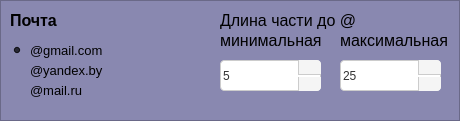
  <widget class="QFrame" name="frameSurname_3">
   <property name="geometry">
    <rect>
     <x>0</x>
     <y>520</y>
     <width>460</width>
     <height>121</height>
    </rect>
   </property>
   <property name="styleSheet">
    <string notr="true">background-color: rgb(137, 136, 176);</string>
   </property>
   <property name="frameShape">
    <enum>QFrame::Shape::StyledPanel</enum>
   </property>
   <property name="frameShadow">
    <enum>QFrame::Shadow::Raised</enum>
   </property>
   <widget class="QLabel" name="label_17">
    <property name="geometry">
     <rect>
      <x>10</x>
      <y>10</y>
      <width>141</width>
      <height>21</height>
     </rect>
    </property>
    <property name="font">
     <font>
      <family>Yu Gothic UI</family>
      <pointsize>12</pointsize>
      <bold>true</bold>
     </font>
    </property>
    <property name="styleSheet">
     <string notr="true">background-color: transparent;
border: none;</string>
    </property>
    <property name="text">
     <string>Почта</string>
    </property>
   </widget>
   <widget class="QSpinBox" name="spinBoxEmailMin">
    <property name="geometry">
     <rect>
      <x>220</x>
      <y>60</y>
      <width>101</width>
      <height>31</height>
     </rect>
    </property>
    <property name="styleSheet">
     <string notr="true">/* Общий стиль для SpinBox */QSpinBox {
    padding-right: 24px; /* Освобождаем место справа, чтобы текст и поле НЕ наслаивались на стрелочки */
    border: 1px solid #cccccc;
    border-radius: 4px;
    background-color: #ffffff;
    selection-background-color: rgb(111, 111, 166);
    color: #333333;
}

/* Кнопка &quot;Вверх&quot; (располагаем в верхнем правом углу) */
QSpinBox::up-button {
    subcontrol-origin: border;
    subcontrol-position: top right; 
    width: 22px;
    height: 14px; /* Половина высоты с небольшим запасом */
    border-left: 1px solid #cccccc;
    border-bottom: 1px solid #cccccc;
    background: #f5f5f5;
    border-top-right-radius: 4px;
}

/* Кнопка &quot;Вниз&quot; (располагаем в нижнем правом углу) */
QSpinBox::down-button {
    subcontrol-origin: border;
    subcontrol-position: bottom right;
    width: 22px;
    height: 14px;
    border-left: 1px solid #cccccc;
    background: #f5f5f5;
    border-bottom-right-radius: 4px;
}

/* Стили при наведении на кнопки */
QSpinBox::up-button:hover, QSpinBox::down-button:hover {
    background: #e0e0e0;
}

/* Стили при клике */
QSpinBox::up-button:pressed, QSpinBox::down-button:pressed {
    background: #cdcdcd;
}

/* Отрисовка самих стрелочек внутри кнопок (рисуем встроенными стрелками Qt) */
QSpinBox::up-arrow {
    image: url(none); /* Если у тебя есть свои иконки, укажи путь тут */
    width: 7px;
    height: 7px;
}

QSpinBox::up-arrow {
    image: url(none); /* Отключаем поиск картинки */
    content: &quot;▲&quot;;     /* Вставляем текстовый треугольник вверх */
    font-size: 9px;   /* Подбираем размер стрелочки */
    color: rgb(31, 31, 31);   /* Цвет стрелочки */
}

QSpinBox::down-arrow {
    image: url(none); /* Отключаем поиск картинки */
    content: &quot;▼&quot;;     /* Вставляем текстовый треугольник вниз */
    font-size: 9px;   /* Подбираем размер стрелочки */
    color: rgb(31, 31, 31);   /* Цвет стрелочки */
}

/* Цвет стрелочек при наведении на весь SpinBox (опционально) */
QSpinBox::up-arrow:hover, QSpinBox::down-arrow:hover {
    color: #000000;
}


</string>
    </property>
    <property name="minimum">
     <number>5</number>
    </property>
    <property name="maximum">
     <number>35</number>
    </property>
    <property name="value">
     <number>5</number>
    </property>
   </widget>
   <widget class="QLabel" name="label_18">
    <property name="geometry">
     <rect>
      <x>220</x>
      <y>10</y>
      <width>141</width>
      <height>21</height>
     </rect>
    </property>
    <property name="font">
     <font>
      <family>Yu Gothic UI</family>
      <pointsize>12</pointsize>
      <bold>false</bold>
     </font>
    </property>
    <property name="styleSheet">
     <string notr="true">background-color: transparent;
border: none;</string>
    </property>
    <property name="text">
     <string>Длина части до @</string>
    </property>
   </widget>
   <widget class="QSpinBox" name="spinBoxEmailMax">
    <property name="geometry">
     <rect>
      <x>340</x>
      <y>60</y>
      <width>101</width>
      <height>31</height>
     </rect>
    </property>
    <property name="styleSheet">
     <string notr="true">/* Общий стиль для SpinBox */QSpinBox {
    padding-right: 24px; /* Освобождаем место справа, чтобы текст и поле НЕ наслаивались на стрелочки */
    border: 1px solid #cccccc;
    border-radius: 4px;
    background-color: #ffffff;
    selection-background-color: rgb(111, 111, 166);
    color: #333333;
}

/* Кнопка &quot;Вверх&quot; (располагаем в верхнем правом углу) */
QSpinBox::up-button {
    subcontrol-origin: border;
    subcontrol-position: top right; 
    width: 22px;
    height: 14px; /* Половина высоты с небольшим запасом */
    border-left: 1px solid #cccccc;
    border-bottom: 1px solid #cccccc;
    background: #f5f5f5;
    border-top-right-radius: 4px;
}

/* Кнопка &quot;Вниз&quot; (располагаем в нижнем правом углу) */
QSpinBox::down-button {
    subcontrol-origin: border;
    subcontrol-position: bottom right;
    width: 22px;
    height: 14px;
    border-left: 1px solid #cccccc;
    background: #f5f5f5;
    border-bottom-right-radius: 4px;
}

/* Стили при наведении на кнопки */
QSpinBox::up-button:hover, QSpinBox::down-button:hover {
    background: #e0e0e0;
}

/* Стили при клике */
QSpinBox::up-button:pressed, QSpinBox::down-button:pressed {
    background: #cdcdcd;
}

/* Отрисовка самих стрелочек внутри кнопок (рисуем встроенными стрелками Qt) */
QSpinBox::up-arrow {
    image: url(none); /* Если у тебя есть свои иконки, укажи путь тут */
    width: 7px;
    height: 7px;
}

QSpinBox::up-arrow {
    image: url(none); /* Отключаем поиск картинки */
    content: &quot;▲&quot;;     /* Вставляем текстовый треугольник вверх */
    font-size: 9px;   /* Подбираем размер стрелочки */
    color: rgb(31, 31, 31);   /* Цвет стрелочки */
}

QSpinBox::down-arrow {
    image: url(none); /* Отключаем поиск картинки */
    content: &quot;▼&quot;;     /* Вставляем текстовый треугольник вниз */
    font-size: 9px;   /* Подбираем размер стрелочки */
    color: rgb(31, 31, 31);   /* Цвет стрелочки */
}

/* Цвет стрелочек при наведении на весь SpinBox (опционально) */
QSpinBox::up-arrow:hover, QSpinBox::down-arrow:hover {
    color: #000000;
}


</string>
    </property>
    <property name="minimum">
     <number>5</number>
    </property>
    <property name="maximum">
     <number>35</number>
    </property>
    <property name="value">
     <number>25</number>
    </property>
   </widget>
   <widget class="QLabel" name="label_19">
    <property name="geometry">
     <rect>
      <x>220</x>
      <y>30</y>
      <width>111</width>
      <height>21</height>
     </rect>
    </property>
    <property name="font">
     <font>
      <family>Yu Gothic UI</family>
      <pointsize>12</pointsize>
      <bold>false</bold>
     </font>
    </property>
    <property name="styleSheet">
     <string notr="true">background-color: transparent;
border: none;</string>
    </property>
    <property name="text">
     <string>минимальная</string>
    </property>
   </widget>
   <widget class="QLabel" name="label_20">
    <property name="geometry">
     <rect>
      <x>340</x>
      <y>30</y>
      <width>111</width>
      <height>21</height>
     </rect>
    </property>
    <property name="font">
     <font>
      <family>Yu Gothic UI</family>
      <pointsize>12</pointsize>
      <bold>false</bold>
     </font>
    </property>
    <property name="styleSheet">
     <string notr="true">background-color: transparent;
border: none;</string>
    </property>
    <property name="text">
     <string>максимальная</string>
    </property>
   </widget>
   <widget class="QRadioButton" name="radioButtonEmailIsYandex">
    <property name="geometry">
     <rect>
      <x>10</x>
      <y>60</y>
      <width>111</width>
      <height>21</height>
     </rect>
    </property>
    <property name="font">
     <font>
      <family>Yu Gothic UI</family>
      <pointsize>10</pointsize>
     </font>
    </property>
    <property name="styleSheet">
     <string>background-color: transparent;
border: none;</string>
    </property>
    <property name="text">
     <string>@yandex.by</string>
    </property>
   </widget>
   <widget class="QRadioButton" name="radioButtonEmailIsMailru">
    <property name="geometry">
     <rect>
      <x>10</x>
      <y>80</y>
      <width>111</width>
      <height>21</height>
     </rect>
    </property>
    <property name="font">
     <font>
      <family>Yu Gothic UI</family>
      <pointsize>10</pointsize>
     </font>
    </property>
    <property name="styleSheet">
     <string>background-color: transparent;
border: none;</string>
    </property>
    <property name="text">
     <string>@mail.ru</string>
    </property>
    <property name="checked">
     <bool>false</bool>
    </property>
   </widget>
   <widget class="QRadioButton" name="radioButtonEmailIsGmail">
    <property name="geometry">
     <rect>
      <x>10</x>
      <y>40</y>
      <width>111</width>
      <height>21</height>
     </rect>
    </property>
    <property name="font">
     <font>
      <family>Yu Gothic UI</family>
      <pointsize>10</pointsize>
     </font>
    </property>
    <property name="styleSheet">
     <string>background-color: transparent;
border: none;</string>
    </property>
    <property name="text">
     <string>@gmail.com</string>
    </property>
    <property name="checked">
     <bool>true</bool>
    </property>
   </widget>
  </widget>
